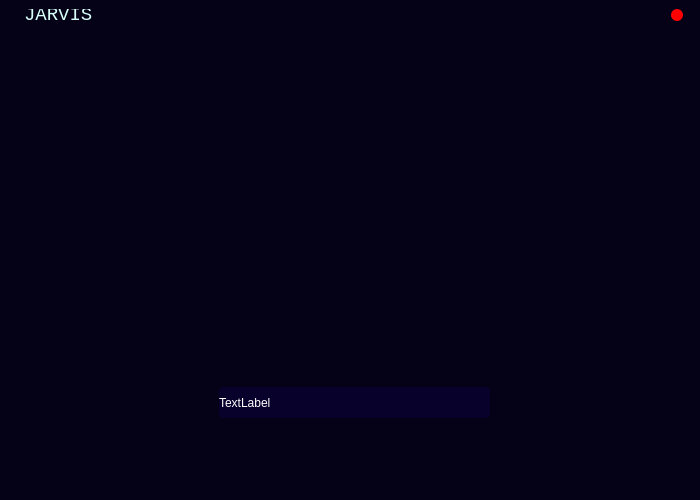
<?xml version="1.0" encoding="UTF-8"?>
<ui version="4.0">
 <class>MainWindow</class>
 <widget class="QMainWindow" name="MainWindow">
  <property name="geometry">
   <rect>
    <x>0</x>
    <y>0</y>
    <width>700</width>
    <height>500</height>
   </rect>
  </property>
  <property name="minimumSize">
   <size>
    <width>700</width>
    <height>500</height>
   </size>
  </property>
  <property name="maximumSize">
   <size>
    <width>700</width>
    <height>500</height>
   </size>
  </property>
  <property name="windowTitle">
   <string>JARVIS</string>
  </property>
  <property name="styleSheet">
   <string notr="true">background-color:rgb(5, 1, 23);
border-radius: 10px;</string>
  </property>
  <widget class="QWidget" name="centralwidget">
   <layout class="QHBoxLayout" name="drop_shadow_layout">
    <property name="spacing">
     <number>0</number>
    </property>
    <property name="leftMargin">
     <number>0</number>
    </property>
    <property name="topMargin">
     <number>0</number>
    </property>
    <property name="rightMargin">
     <number>0</number>
    </property>
    <property name="bottomMargin">
     <number>0</number>
    </property>
    <item>
     <widget class="QFrame" name="drop_shadow_frame">
      <property name="styleSheet">
       <string notr="true">background-color:rgb(5, 1, 23);
border-radius: 10px;</string>
      </property>
      <property name="frameShape">
       <enum>QFrame::NoFrame</enum>
      </property>
      <property name="frameShadow">
       <enum>QFrame::Raised</enum>
      </property>
      <layout class="QVBoxLayout" name="verticalLayout">
       <item>
        <widget class="QFrame" name="title_bar">
         <property name="maximumSize">
          <size>
           <width>16777215</width>
           <height>12</height>
          </size>
         </property>
         <property name="styleSheet">
          <string notr="true">background-color: none;</string>
         </property>
         <property name="frameShape">
          <enum>QFrame::StyledPanel</enum>
         </property>
         <property name="frameShadow">
          <enum>QFrame::Raised</enum>
         </property>
         <layout class="QHBoxLayout" name="horizontalLayout">
          <property name="spacing">
           <number>0</number>
          </property>
          <property name="leftMargin">
           <number>0</number>
          </property>
          <property name="topMargin">
           <number>0</number>
          </property>
          <property name="rightMargin">
           <number>0</number>
          </property>
          <property name="bottomMargin">
           <number>0</number>
          </property>
          <item>
           <widget class="QFrame" name="frame_title">
            <property name="styleSheet">
             <string notr="true">font-family: &quot;Lucida Console&quot;, Courier, monospace;
</string>
            </property>
            <property name="frameShape">
             <enum>QFrame::StyledPanel</enum>
            </property>
            <property name="frameShadow">
             <enum>QFrame::Raised</enum>
            </property>
            <layout class="QHBoxLayout" name="horizontalLayout_2">
             <property name="spacing">
              <number>0</number>
             </property>
             <property name="leftMargin">
              <number>15</number>
             </property>
             <property name="topMargin">
              <number>0</number>
             </property>
             <property name="rightMargin">
              <number>0</number>
             </property>
             <property name="bottomMargin">
              <number>0</number>
             </property>
             <item>
              <widget class="QLabel" name="title_label">
               <property name="font">
                <font>
                 <family>Lucida Console</family>
                 <pointsize>14</pointsize>
                 <weight>50</weight>
                 <bold>false</bold>
                 <underline>false</underline>
                 <stylestrategy>PreferAntialias</stylestrategy>
                </font>
               </property>
               <property name="styleSheet">
                <string notr="true">color: rgb(215, 255, 251);</string>
               </property>
               <property name="text">
                <string>JARVIS</string>
               </property>
               <property name="textFormat">
                <enum>Qt::PlainText</enum>
               </property>
               <property name="alignment">
                <set>Qt::AlignJustify|Qt::AlignVCenter</set>
               </property>
              </widget>
             </item>
            </layout>
           </widget>
          </item>
          <item>
           <widget class="QFrame" name="frame_navigation">
            <property name="minimumSize">
             <size>
              <width>0</width>
              <height>0</height>
             </size>
            </property>
            <property name="maximumSize">
             <size>
              <width>100</width>
              <height>16777215</height>
             </size>
            </property>
            <property name="frameShape">
             <enum>QFrame::StyledPanel</enum>
            </property>
            <property name="frameShadow">
             <enum>QFrame::Raised</enum>
            </property>
            <widget class="QPushButton" name="close_button">
             <property name="geometry">
              <rect>
               <x>80</x>
               <y>0</y>
               <width>12</width>
               <height>12</height>
              </rect>
             </property>
             <property name="minimumSize">
              <size>
               <width>12</width>
               <height>12</height>
              </size>
             </property>
             <property name="maximumSize">
              <size>
               <width>12</width>
               <height>12</height>
              </size>
             </property>
             <property name="styleSheet">
              <string notr="true">#close_button{
	border: none;
	border-radius: 6px;
	background-color: rgb(255, 0, 0);
}

#close_buttton:hover{
	background-color: rgba(255, 0, 0, 150);
}</string>
             </property>
             <property name="text">
              <string/>
             </property>
            </widget>
           </widget>
          </item>
         </layout>
        </widget>
       </item>
       <item>
        <widget class="QFrame" name="content_bar">
         <property name="styleSheet">
          <string notr="true">background-color: none;</string>
         </property>
         <property name="frameShape">
          <enum>QFrame::StyledPanel</enum>
         </property>
         <property name="frameShadow">
          <enum>QFrame::Raised</enum>
         </property>
         <widget class="QLabel" name="label">
          <property name="geometry">
           <rect>
            <x>140</x>
            <y>-10</y>
            <width>400</width>
            <height>300</height>
           </rect>
          </property>
          <property name="text">
           <string/>
          </property>
          <property name="pixmap">
           <pixmap>Resources/GIF/ai_visualization.png</pixmap>
          </property>
         </widget>
         <widget class="QLabel" name="output">
          <property name="geometry">
           <rect>
            <x>210</x>
            <y>360</y>
            <width>271</width>
            <height>31</height>
           </rect>
          </property>
          <property name="styleSheet">
           <string notr="true">border-radius: 4px;
background-color: rgb(8, 1, 44);
color: rgb(255, 255, 255);
box-shadow: 0px 0px 20px 5px rgb(2, 0, 12);</string>
          </property>
          <property name="text">
           <string>TextLabel</string>
          </property>
          <property name="margin">
           <number>10</number>
          </property>
         </widget>
        </widget>
       </item>
      </layout>
     </widget>
    </item>
   </layout>
  </widget>
 </widget>
 <resources/>
 <connections/>
</ui>
